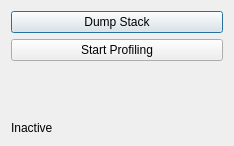
<?xml version="1.0" encoding="UTF-8"?>
<ui version="4.0">
 <class>Dialog</class>
 <widget class="QDialog" name="Dialog">
  <property name="windowModality">
   <enum>Qt::WindowModality::WindowModal</enum>
  </property>
  <property name="geometry">
   <rect>
    <x>0</x>
    <y>0</y>
    <width>234</width>
    <height>146</height>
   </rect>
  </property>
  <property name="sizePolicy">
   <sizepolicy hsizetype="Fixed" vsizetype="Fixed">
    <horstretch>0</horstretch>
    <verstretch>0</verstretch>
   </sizepolicy>
  </property>
  <property name="windowTitle">
   <string>Profiling Tools</string>
  </property>
  <property name="sizeGripEnabled">
   <bool>false</bool>
  </property>
  <property name="modal">
   <bool>true</bool>
  </property>
  <layout class="QVBoxLayout" name="verticalLayout">
   <item>
    <widget class="QPushButton" name="dumpBtn">
     <property name="text">
      <string>Dump Stack</string>
     </property>
    </widget>
   </item>
   <item>
    <widget class="QPushButton" name="startBtn">
     <property name="text">
      <string>Start Profiling</string>
     </property>
    </widget>
   </item>
   <item>
    <spacer name="verticalSpacer">
     <property name="orientation">
      <enum>Qt::Orientation::Vertical</enum>
     </property>
     <property name="sizeHint" stdset="0">
      <size>
       <width>20</width>
       <height>40</height>
      </size>
     </property>
    </spacer>
   </item>
   <item>
    <widget class="QLabel" name="statusLbl">
     <property name="text">
      <string>Inactive</string>
     </property>
    </widget>
   </item>
  </layout>
 </widget>
 <resources/>
 <connections/>
</ui>
